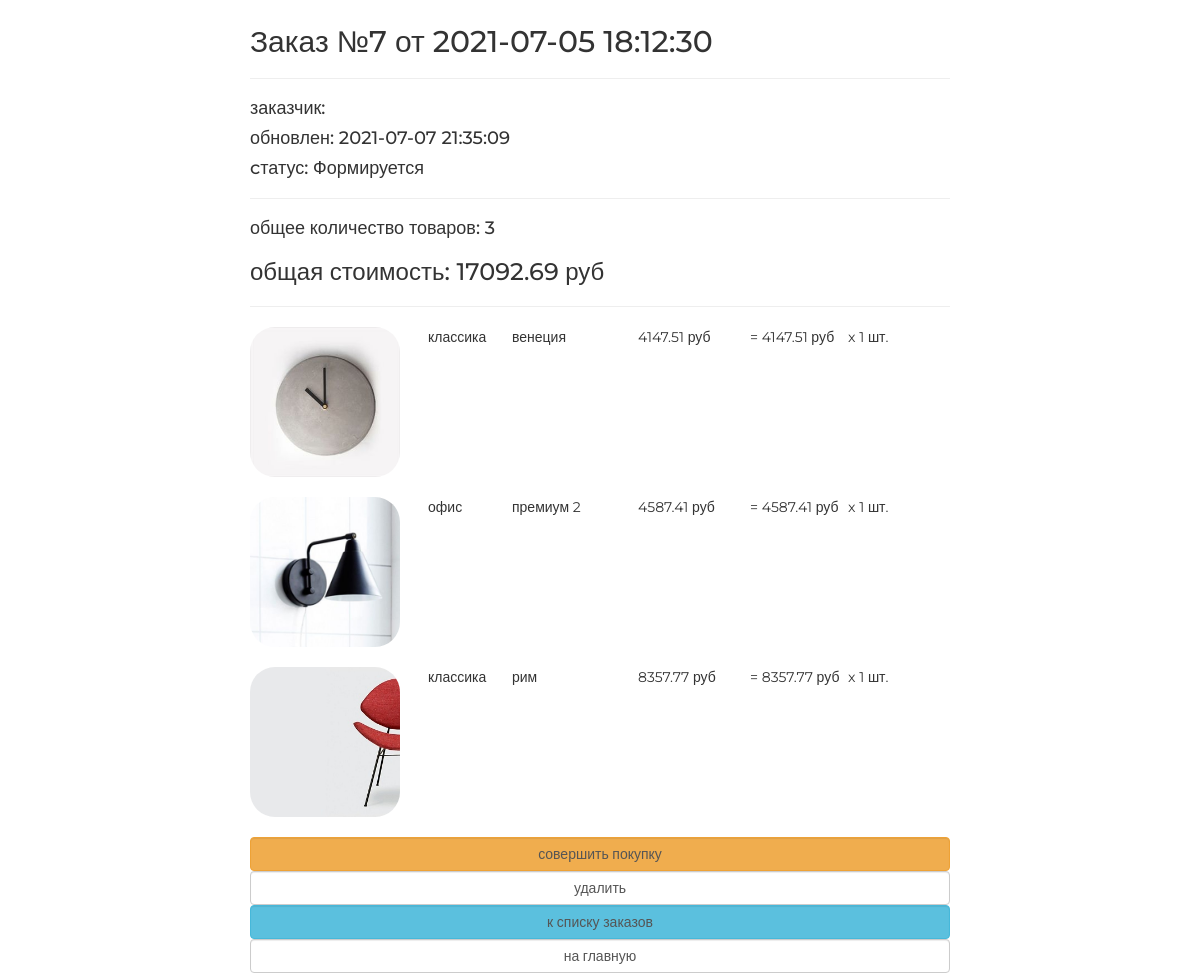
Screenshot of /order/read/7/ with the database file from the repository.
### ordersapp/models.py (models this page shows, shortened)
class Order(models.Model):
    FORMING = 'FM'
    SENT_TO_PROCEED = 'STP'
    PROCEEDED = 'PRD'
    PAID = 'PD'
    READY = 'RD'
    CANCEL = 'CNC'
    DELIVERED = 'DVD'
    STATUSES = (
        (FORMING, 'Формируется'),
        (SENT_TO_PROCEED, 'Отправлен в обработку'),
        (PROCEEDED, 'Обработан'),
        (PAID, 'Оплачен'),
        (READY, 'Готов к выдаче'),
        (CANCEL, 'Отменен'),
        (DELIVERED, 'Выдан'),
    )
    user = models.ForeignKey(settings.AUTH_USER_MODEL, on_delete=models.CASCADE)
    created = models.DateTimeField(auto_now_add=True, verbose_name='создан')
    updated = models.DateTimeField(auto_now=True, verbose_name='обновлен')
    is_active = models.BooleanField(default=True)
    status = models.CharField(choices=STATUSES, default=FORMING, verbose_name='статус', max_length=3)
    def get_total_quantity(self):
        _items = self.orderitems.select_related()
        _totalquantity = sum(list(map(lambda x: x.quantity, _items)))
        return _totalquantity
    def get_total_cost(self):
        _items = self.orderitems.select_related()
        _totalcost = sum(list(map(lambda x: x.get_product_cost(), _items)))
        return _totalcost

class OrderItem(models.Model):
    order = models.ForeignKey(Order, on_delete=models.CASCADE, related_name='orderitems')
    product = models.ForeignKey(Product, on_delete=models.CASCADE, verbose_name='продукт')
    quantity = models.PositiveSmallIntegerField(default=0, verbose_name='количество')
    def get_product_cost(self):
        return self.product.price * self.quantity

### mainapp/models.py (models this page shows, shortened)
class Product(models.Model):
    category = models.ForeignKey(ProductCategory, on_delete=models.CASCADE)
    name = models.CharField(verbose_name='имя продукта', max_length=128)
    image = models.ImageField(upload_to='products_images', blank=True)
    short_desc = models.CharField(verbose_name='краткое описание продукта', max_length=60, blank=True)
    description = models.TextField(verbose_name='описание продукта', blank=True)
    price = models.DecimalField(verbose_name='цена продукта', max_digits=8, decimal_places=2, default=0)
    quantity = models.PositiveIntegerField(verbose_name='количество на складе', default=0)
    is_active = models.BooleanField(verbose_name='категория активна', default=True)

class ProductCategory(models.Model):
    name = models.CharField(verbose_name='название категории', max_length=64, unique=True)
    description = models.TextField(verbose_name='описание категории', blank=True)
    is_active = models.BooleanField(verbose_name='категория активна', default=True)

### ordersapp/views.py (the view)
# urls.py: path('read/<pk>/', ordersapp.OrderRead.as_view(), name='read'),
class OrderRead(DetailView):
    model = Order

### adminapp/templatetags/my_tags.py (called while the page is built)
def media_folder_products(string):
    if not string:
        string = 'products_images/default.jpg'
    new_string = "{}{}".format(URL_PREFIX, string)
    return new_string

### mainapp/context_processors.py (called while the page is built)
def basket(request):
    basket_list = []
    if request.user.is_authenticated:
        basket_list = Basket.objects.filter(user=request.user)
    return {
        'basket': basket_list
    }

### ordersapp/templates/ordersapp/order_detail.html
{% extends "ordersapp/base.html" %}
{% load static %}
{% load my_tags %}
{% block content %}
   {% include 'ordersapp/includes/inc_order_summary.html' %}
   <div class="basket_list">
       {% for item in object.orderitems.select_related %}
           <div class="basket_record">
               <img src="{{ item.product.image|media_folder_products }}"
                    alt="{{ item.product.short_desc }}">
               <span class="category_name">
                   {{ item.product.category.name }}
               </span>
               <span class="product_name">{{ item.product.name }}</span>
               <span class="product_price">
                   {{ item.product.price }}&nbspруб
               </span>
               <span class="product_quantitiy">
                   x {{ item.quantity }} шт.
               </span>
               <span class="product_cost">
                    = {{ item.get_product_cost }}&nbspруб
               </span>
           </div>
       {% endfor %}
   </div>
   {% include 'ordersapp/includes/inc_order_actions.html' %}
{% endblock %}

### ordersapp/templates/ordersapp/includes/inc_order_summary.html (shortened to what this page needs)
{% if object %}
   <div class="h2">Заказ №{{ object.pk }} от {{ object.created|date:"Y-m-d H:i:s" }}</div>
   <hr>
   <div class="h4">заказчик: {{ user.last_name }} {{ user.first_name }} </div>
   <div class="h4">обновлен: {{ object.updated|date:"Y-m-d H:i:s" }}</div>
   <div class="h4">cтатус: {{ object.get_status_display }}</div>
   <hr>
   <div class="h4">
       общее количество товаров: <span class="order_total_quantity">{{ object.get_total_quantity }}</span>
   </div>
   <div class="h3">
       общая стоимость: <span class="order_total_cost">{{ object.get_total_cost }}</span> руб
   </div>
{% endif %}
<hr>

### static/css/style.css (style rules this page uses)
* { margin: 0; padding: 0; }
body { font-family: 'Montserrat', sans-serif; }
html, body { height: 100%; }
.basket_list span.category_name { margin-left: 2em; width: 5em; position: relative; display: block; float: left; }
.basket_list span.product_name { margin-left: 1em; width: 8em; position: relative; display: block; float: left; }
.basket_list span.product_price { margin-left: 1em; width: 7em; position: relative; display: block; float: left; }
.basket_list span.product_cost { margin-left: 1em; width: 7em; position: relative; display: block; float: left; }
.basket_list .basket_record { position: relative; display: block; height: 170px; float: none; }
.basket_container img { display: block; float: left; width: 150px; border-radius: 25px; }

### rows the page displays
Order: pk "7", created "2021-07-05 18:12:30", updated "2021-07-07 21:35:09", status "Формируется", get_total_quantity "3", get_total_cost "17092.69"
OrderItem: product.image|media_folder_products (picture), product.category.name "классика", product.name "венеция", product.price "4147.51", quantity "1", get_product_cost "4147.51"
OrderItem: product.image|media_folder_products (picture), product.category.name "офис", product.name "премиум 2", product.price "4587.41", quantity "1", get_product_cost "4587.41"
OrderItem: product.image|media_folder_products (picture), product.category.name "классика", product.name "рим", product.price "8357.77", quantity "1", get_product_cost "8357.77"
